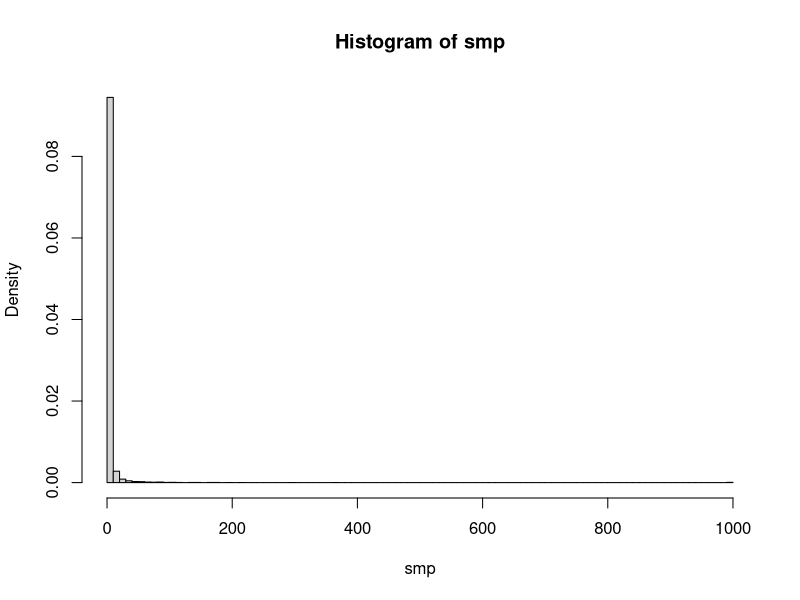
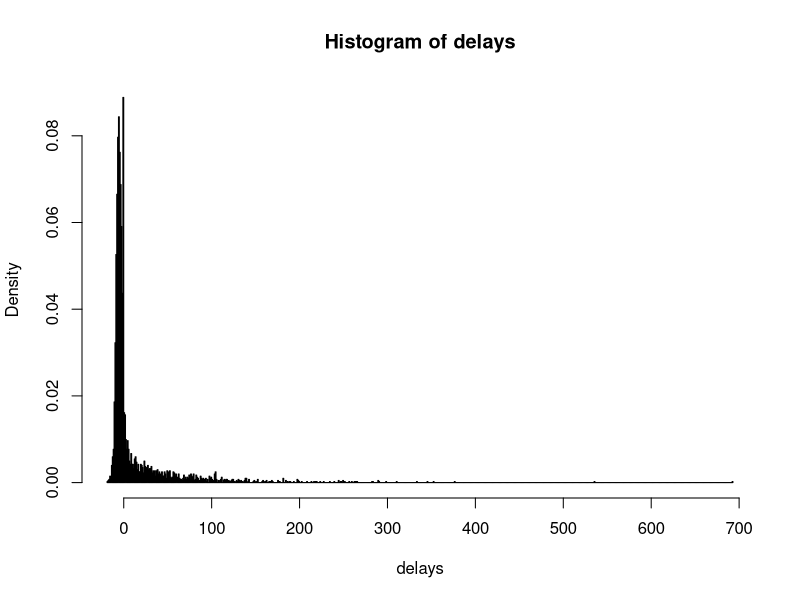
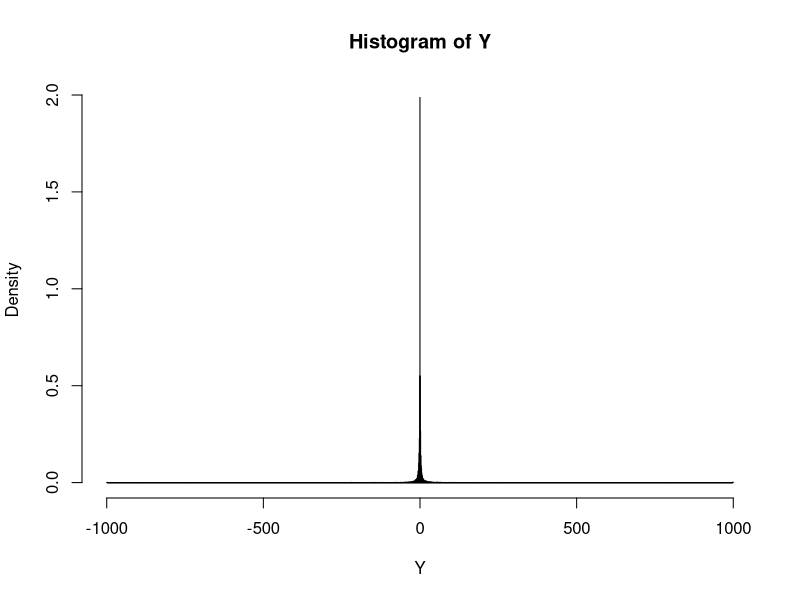

Write the R code that produced these figures, in order.
# setwd("Homeworks/Week3")
# cleanup
rm(list = ls())

# P from the homework
P <- c((6/pi^2) * (1/(1:999)^2), .0006082)

# A) confirm sum is 1
sum(P) == 1 #TRUE

# Compute E(X)
EX <- sum(1:1000*P); EX # 5.158213
# Compute E(X^2)
EX2 <- sum((1:1000)^2 * P) # 1215.519; which is the E(X^2) for all
EX2.1000 <- 1000 ^ 2 * tail(P, n=1) # 608.2; which is the E(X^2) for X=1000

EX2.1000/EX2 # 0.5003623; which says the tiny X=1000 accounts for half of the E(X^2)

# B) display 10000 samples from this distribution
smp <- sample(1:1000, 10^4, prob = P, replace = TRUE)
hist(smp, breaks = 100, probability = TRUE) # kind of looks like a Poisson distribution
mean(smp) # value like 4.886902, which is very close to the EX obtained above

# C) display histogram of Delay column
Flights <- read.csv("lib/FlightDelays.csv")
delays <- Flights$Delay
hist(delays, breaks="FD", probability = TRUE)

# D) find histogram and sample variance of first-second after playing game 10^4 times.
first <- sample(1:1000, size = 10^4, prob = P, replace = TRUE)
second <- sample(1:1000, size = 10^4, prob = P, replace = TRUE)
Y <- first-second

hist(Y, breaks = "FD", probability = TRUE)
# histogram is peaking at 0

var(Y) # 2217.088
